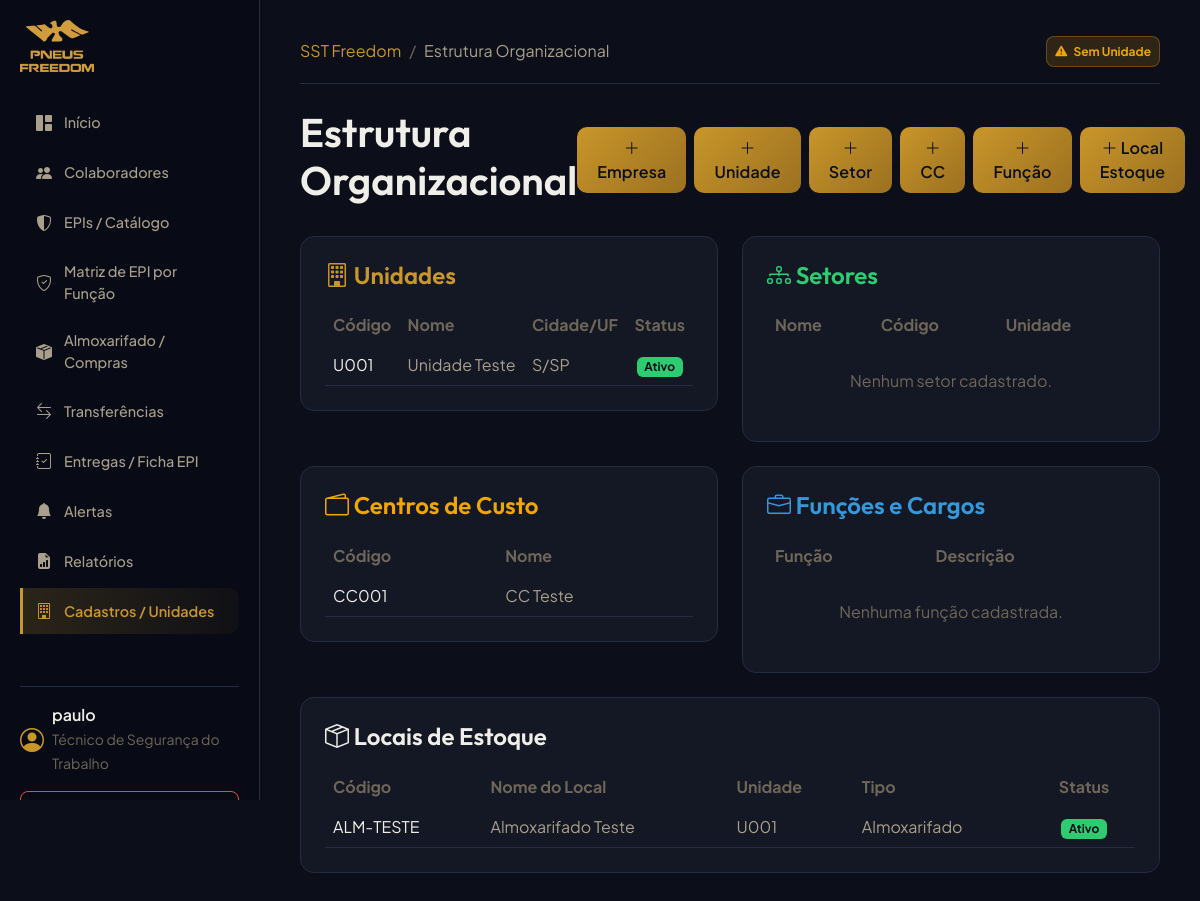
The app's page /organizations/ (signed in), older data.
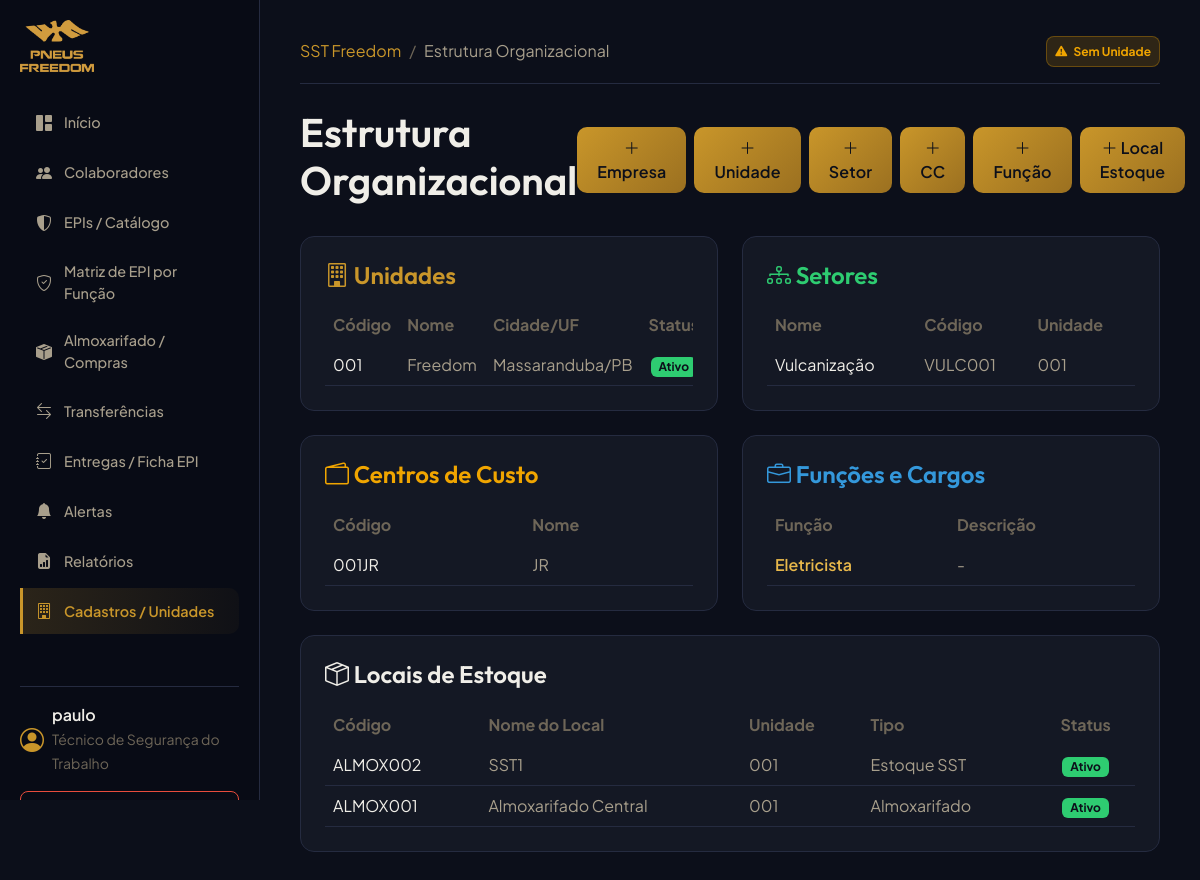
The same page, newer data.
### organizations/models.py (models this page shows, shortened)
class Unit(models.Model):
    company = models.ForeignKey(Company, on_delete=models.PROTECT, related_name='units', verbose_name="Empresa")
    codigo = models.CharField(max_length=50, unique=True, verbose_name="Código da Unidade")
    nome = models.CharField(max_length=255, verbose_name="Nome da Unidade")
    cidade = models.CharField(max_length=100, verbose_name="Cidade")
    estado = models.CharField(max_length=2, verbose_name="UF")
    ativo = models.BooleanField(default=True, verbose_name="Ativo")
    class Meta:
        verbose_name = "Unidade"
        verbose_name_plural = "Unidades"

class CostCenter(models.Model):
    company = models.ForeignKey(Company, on_delete=models.PROTECT, related_name='cost_centers', verbose_name="Empresa")
    codigo = models.CharField(max_length=50, verbose_name="Código do Centro de Custo")
    nome = models.CharField(max_length=255, verbose_name="Nome")
    ativo = models.BooleanField(default=True, verbose_name="Ativo")
    class Meta:
        verbose_name = "Centro de Custo"
        verbose_name_plural = "Centros de Custo"
        unique_together = ('company', 'codigo')

class InventoryLocation(models.Model):
    ALMOXARIFADO = 'ALMOXARIFADO'
    SST = 'SST'
    OUTRO = 'OUTRO'
    TIPO_CHOICES = (
        (ALMOXARIFADO, 'Almoxarifado'),
        (SST, 'Estoque SST'),
        (OUTRO, 'Outro'),
    )
    unit = models.ForeignKey(Unit, on_delete=models.PROTECT, related_name='inventory_locations', verbose_name="Unidade")
    codigo = models.CharField(max_length=50, verbose_name="Código do Local")
    nome = models.CharField(max_length=255, verbose_name="Nome do Local")
    tipo = models.CharField(max_length=20, choices=TIPO_CHOICES, default=ALMOXARIFADO, verbose_name="Tipo de Local")
    ativo = models.BooleanField(default=True, verbose_name="Ativo")
    class Meta:
        verbose_name = "Local de Estoque"
        verbose_name_plural = "Locais de Estoque"
        unique_together = ('unit', 'codigo')

class Sector(models.Model):
    unit = models.ForeignKey(Unit, on_delete=models.PROTECT, related_name='sectors', verbose_name="Unidade")
    nome = models.CharField(max_length=255, verbose_name="Nome do Setor")
    codigo = models.CharField(max_length=50, blank=True, null=True, verbose_name="Código do Setor")
    ativo = models.BooleanField(default=True, verbose_name="Ativo")
    class Meta:
        verbose_name = "Setor"
        verbose_name_plural = "Setores"
        unique_together = ('unit', 'nome')

class Function(models.Model):
    company = models.ForeignKey(Company, on_delete=models.PROTECT, related_name='functions', verbose_name="Empresa")
    nome = models.CharField(max_length=255, verbose_name="Nome da Função/Cargo")
    descricao = models.TextField(blank=True, null=True, verbose_name="Descrição")
    ativo = models.BooleanField(default=True, verbose_name="Ativo")
    class Meta:
        verbose_name = "Função/Cargo"
        verbose_name_plural = "Funções/Cargos"
        unique_together = ('company', 'nome')

### organizations/views.py (the view)
# urls.py: path('', OrganizationDashboardView.as_view(), name='organization_dashboard'),
class OrganizationDashboardView(LoginRequiredMixin, TemplateView):
    template_name = "organizations/dashboard.html"
    def get_context_data(self, **kwargs):
        context = super().get_context_data(**kwargs)
        user = self.request.user
        user_units = user.units.all()
        if user.is_superuser and not user_units.exists():
            user_units = Unit.objects.all()
        context.update({
            'companies': Company.objects.all(),
            'units': Unit.objects.filter(id__in=user_units),
            'sectors': Sector.objects.filter(unit__in=user_units),
            'cost_centers': CostCenter.objects.all(),
            'functions': Function.objects.all(),
            'locations': InventoryLocation.objects.filter(unit__in=user_units),
        })
        return context

### accounts/models.py (called while the page is built)
    def is_admin(self):
        return self.profile_type == self.ADMIN or self.is_superuser

    def is_tecnico(self):
        return self.profile_type == self.TECNICO_SST or self.is_superuser

    def is_almoxarife(self):
        return self.profile_type == self.ALMOXARIFE or self.is_superuser

### templates/organizations/dashboard.html (shortened to what the changed rows need)
{% extends "base.html" %}
{% block content %}
<div class="d-flex justify-content-between align-items-center mb-4">
    <h1>Estrutura Organizacional</h1>
</div>
<div class="row g-4">
    <div class="col-12 col-lg-6">
        <div class="card-premium">
            <div class="table-responsive">
                <table class="table table-dark table-hover mb-0" style="--bs-table-bg: transparent; --bs-table-border-color: var(--border-color);">
                    <thead>
                        <tr>
                            <th class="text-muted border-0">Código</th>
                            <th class="text-muted border-0">Nome</th>
                            <th class="text-muted border-0">Cidade/UF</th>
                            <th class="text-muted border-0 text-center">Status</th>
                        </tr>
                    </thead>
                    <tbody>
                        {% for unit in units %}
                        <tr>
                            <td class="text-light border-secondary">{{ unit.codigo }}</td>
                            <td class="border-secondary">{{ unit.nome }}</td>
                            <td class="border-secondary">{{ unit.cidade }}/{{ unit.estado }}</td>
                            <td class="text-center border-secondary">
                                {% if unit.ativo %}
                                <span class="badge bg-success">Ativo</span>
                                {% else %}
                                <span class="badge bg-danger">Inativo</span>
                                {% endif %}
                            </td>
                        </tr>
                        {% empty %}
                        <tr>
                            <td colspan="4" class="text-center text-muted border-0 py-4">Nenhuma unidade cadastrada ou vinculada.</td>
                        </tr>
                        {% endfor %}
                    </tbody>
                </table>
            </div>
        </div>
    </div>
    <div class="col-12 col-lg-6">
        <div class="card-premium">
            <div class="table-responsive">
                <table class="table table-dark table-hover mb-0" style="--bs-table-bg: transparent; --bs-table-border-color: var(--border-color);">
                    <thead>
                        <tr>
                            <th class="text-muted border-0">Nome</th>
                            <th class="text-muted border-0">Código</th>
                            <th class="text-muted border-0">Unidade</th>
                        </tr>
                    </thead>
                    <tbody>
                        {% for sector in sectors %}
                        <tr>
                            <td class="text-light border-secondary">{{ sector.nome }}</td>
                            <td class="border-secondary">{{ sector.codigo|default:"-" }}</td>
                            <td class="border-secondary">{{ sector.unit.codigo }}</td>
                        </tr>
                        {% empty %}
                        <tr>
                            <td colspan="3" class="text-center text-muted border-0 py-4">Nenhum setor cadastrado.</td>
                        </tr>
                        {% endfor %}
                    </tbody>
                </table>
            </div>
        </div>
    </div>
    <div class="col-12 col-lg-6">
        <div class="card-premium">
            <div class="table-responsive">
                <table class="table table-dark table-hover mb-0" style="--bs-table-bg: transparent; --bs-table-border-color: var(--border-color);">
                    <thead>
                        <tr>
                            <th class="text-muted border-0">Código</th>
                            <th class="text-muted border-0">Nome</th>
                        </tr>
                    </thead>
                    <tbody>
                        {% for cc in cost_centers %}
                        <tr>
                            <td class="text-light border-secondary">{{ cc.codigo }}</td>
                            <td class="border-secondary">{{ cc.nome }}</td>
                        </tr>
                        {% empty %}
                        <tr>
                            <td colspan="2" class="text-center text-muted border-0 py-4">Nenhum centro de custo cadastrado.</td>
                        </tr>
                        {% endfor %}
                    </tbody>
                </table>
            </div>
        </div>
    </div>
    <div class="col-12 col-lg-6">
        <div class="card-premium">
            <div class="table-responsive">
                <table class="table table-dark table-hover mb-0" style="--bs-table-bg: transparent; --bs-table-border-color: var(--border-color);">
                    <thead>
                        <tr>
                            <th class="text-muted border-0">Função</th>
                            <th class="text-muted border-0">Descrição</th>
                        </tr>
                    </thead>
                    <tbody>
                        {% for func in functions %}
                        <tr>
                            <td class="text-light border-secondary fw-semibold">
                                <a href="{% url 'function_detail' func.id %}" class="text-link fw-semibold text-decoration-none">
                                    {{ func.nome }}
                                </a>
                            </td>
                            <td class="border-secondary text-truncate" style="max-width: 250px;">{{ func.descricao|default:"-" }}</td>
                        </tr>
                        {% empty %}
                        <tr>
                            <td colspan="2" class="text-center text-muted border-0 py-4">Nenhuma função cadastrada.</td>
                        </tr>
                        {% endfor %}
                    </tbody>
                </table>
            </div>
        </div>
    </div>
    <div class="col-12">
        <div class="card-premium">
            <div class="table-responsive">
                <table class="table table-dark table-hover mb-0" style="--bs-table-bg: transparent; --bs-table-border-color: var(--border-color);">
                    <thead>
                        <tr>
                            <th class="text-muted border-0">Código</th>
                            <th class="text-muted border-0">Nome do Local</th>
                            <th class="text-muted border-0">Unidade</th>
                            <th class="text-muted border-0">Tipo</th>
                            <th class="text-muted border-0 text-center">Status</th>
                        </tr>
                    </thead>
                    <tbody>
                        {% for loc in locations %}
                        <tr>
                            <td class="text-light border-secondary">{{ loc.codigo }}</td>
                            <td class="border-secondary">{{ loc.nome }}</td>
                            <td class="border-secondary">{{ loc.unit.codigo }}</td>
                            <td class="border-secondary">{{ loc.get_tipo_display }}</td>
                            <td class="text-center border-secondary">
                                {% if loc.ativo %}
                                <span class="badge bg-success">Ativo</span>
                                {% else %}
                                <span class="badge bg-danger">Inativo</span>
                                {% endif %}
                            </td>
                        </tr>
                        {% empty %}
                        <tr>
                            <td colspan="5" class="text-center text-muted border-0 py-4">Nenhum local de estoque cadastrado.</td>
                        </tr>
                        {% endfor %}
                    </tbody>
                </table>
            </div>
        </div>
    </div>
</div>
{% endblock %}

Row changes from the older to the newer data that the page shows:
removed InventoryLocation: codigo "ALM-TESTE", nome "Almoxarifado Teste", unit.codigo "U001", tipo "Almoxarifado", ativo "Ativo"
changed Unit: codigo "U001" → "001"; nome "Unidade Teste" → "Freedom"; cidade "S" → "Massaranduba"; estado "SP" → "PB"
added Sector: nome "Vulcanização", codigo "VULC001", unit.codigo "001"
changed CostCenter: codigo "CC001" → "001JR"; nome "CC Teste" → "JR"
added Function: nome "Eletricista", descricao "-"
added InventoryLocation: codigo "ALMOX002", nome "SST1", unit.codigo "001", tipo "Estoque SST", ativo "Ativo"
added InventoryLocation: codigo "ALMOX001", nome "Almoxarifado Central", unit.codigo "001", tipo "Almoxarifado", ativo "Ativo"
Text that changed along with them:
text no longer shown: "Nenhum setor cadastrado. Nenhuma função cadastrada."
